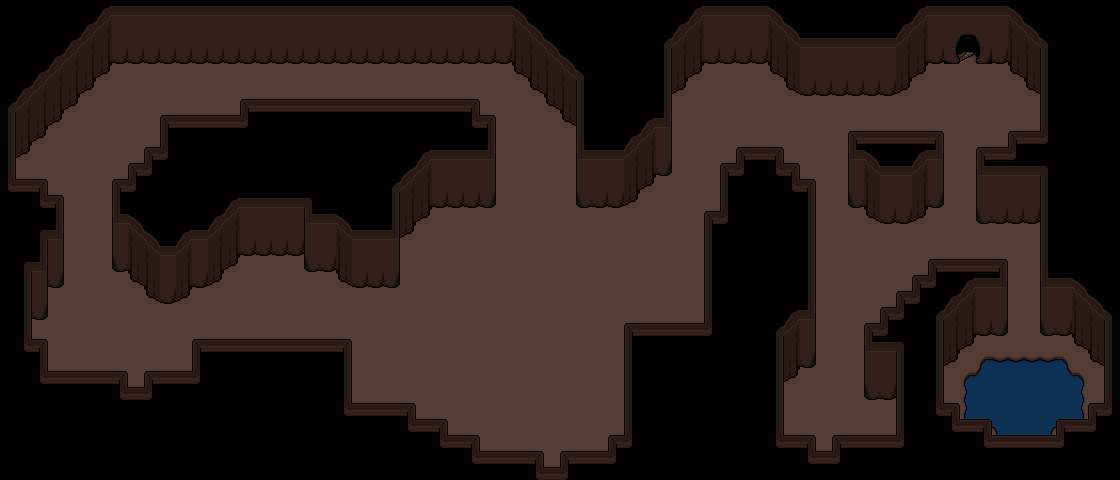

A 2D game scene composited from a Tiled map and its tileset images. What follows is a short description and the map's XML, with each tile layer's data collapsed to a summary:
An orthogonal 70x30 tile map with 16x16 px tiles, 3 tile layers (Base, Ground, Upper), 2 tilesets and 8 objects (4x Entrance, 3x Mob, Light).

<map version="1.10" tiledversion="1.10.2" orientation="orthogonal" renderorder="right-down" width="70" height="30" tilewidth="16" tileheight="16" infinite="0" nextlayerid="7" nextobjectid="9">
 <properties>
  <property name="RelicID" value="14" />
  <property name="FillerID" value="60-100" />
  <property name="FillerPercent" type="float" value="0.2" />
  <property name="FillerRate" type="float" value="0.25" />
  <property name="MapType" value="Mountain" />
  <property name="Mobs" value="1-3" />
  <property name="ResourceItemID" value="" />
  <property name="ResourceObjectID" value="59-C/53-U" />
  <property name="ResourceRate" type="int" value="1" />
  <property name="ResourceTotal" value="4-C/8-U/12-R" />
 </properties>
 <tileset firstgid="1" source="../Tilesets/tsWalls_Floors.tsx" />
 <tileset firstgid="485" source="../Tilesets/tilesetManorGrounds.tsx" />
 <layer id="3" name="Base" width="70" height="30">
  <data>[2100 cells, 2100 non-empty, 23 distinct tile ids]</data>
 </layer>
 <layer id="2" name="Ground" width="70" height="30">
  <properties>
   <property name="FillerID" value="60-100" />
   <property name="FillerPercent" type="float" value="0.2" />
   <property name="FillerRate" type="float" value="0.2" />
   <property name="Lighting" type="float" value="1" />
   <property name="MapType" value="Cave" />
   <property name="Mobs" value="3-5" />
   <property name="ResourceItemID" value="23-U" />
   <property name="ResourceObjectID" value="53-U/59-C" />
   <property name="ResourceRate" type="int" value="1" />
   <property name="ResourceTotal" value="2-8" />
  </properties>
  <data>[2100 cells, 618 non-empty, 34 distinct tile ids]</data>
 </layer>
 <layer id="1" name="Upper" width="70" height="30">
  <data>[2100 cells, 112 non-empty, 3 distinct tile ids]</data>
 </layer>
 <objectgroup id="4" name="Travel">
  <object id="1" name="Entrance" x="960" y="48" width="16" height="4">
   <properties>
    <property name="EntranceDir" value="Down" />
    <property name="Map" value="mapWindspire_Peaks" />
    <property name="MapConnector" value="B" />
   </properties>
  </object>
  <object id="2" name="Entrance" x="544" y="476" width="16" height="4">
   <properties>
    <property name="EntranceDir" value="Up" />
    <property name="Map" value="mapWindspire_Peaks" />
    <property name="MapConnector" value="A" />
   </properties>
  </object>
  <object id="3" name="Light" x="544" y="464" width="16" height="16">
   <properties>
    <property name="ID" type="int" value="0" />
   </properties>
  </object>
  <object id="4" name="Entrance" x="128" y="396" width="16" height="4">
   <properties>
    <property name="EntranceDir" value="Up" />
    <property name="Map" value="mapWindspire_Peaks" />
    <property name="MapConnector" value="C" />
   </properties>
  </object>
  <object id="5" name="Entrance" x="816" y="460" width="16" height="4">
   <properties>
    <property name="EntranceDir" value="Up" />
    <property name="Map" value="mapWindspire_Peaks" />
    <property name="MapConnector" value="D" />
   </properties>
  </object>
 </objectgroup>
 <objectgroup id="5" name="MapObject">
  <object id="6" name="Mob" x="496" y="288" width="32" height="32">
   <properties>
    <property name="MobID" value="33-C/50-C" />
   </properties>
  </object>
  <object id="7" name="Mob" x="96" y="112" width="32" height="32">
   <properties>
    <property name="MobID" value="33-C/50-C" />
   </properties>
  </object>
  <object id="8" name="Mob" x="720" y="96" width="32" height="32">
   <properties>
    <property name="MobID" value="33-C/50-C" />
   </properties>
  </object>
 </objectgroup>
 <objectgroup id="6" name="Character" />
</map>
